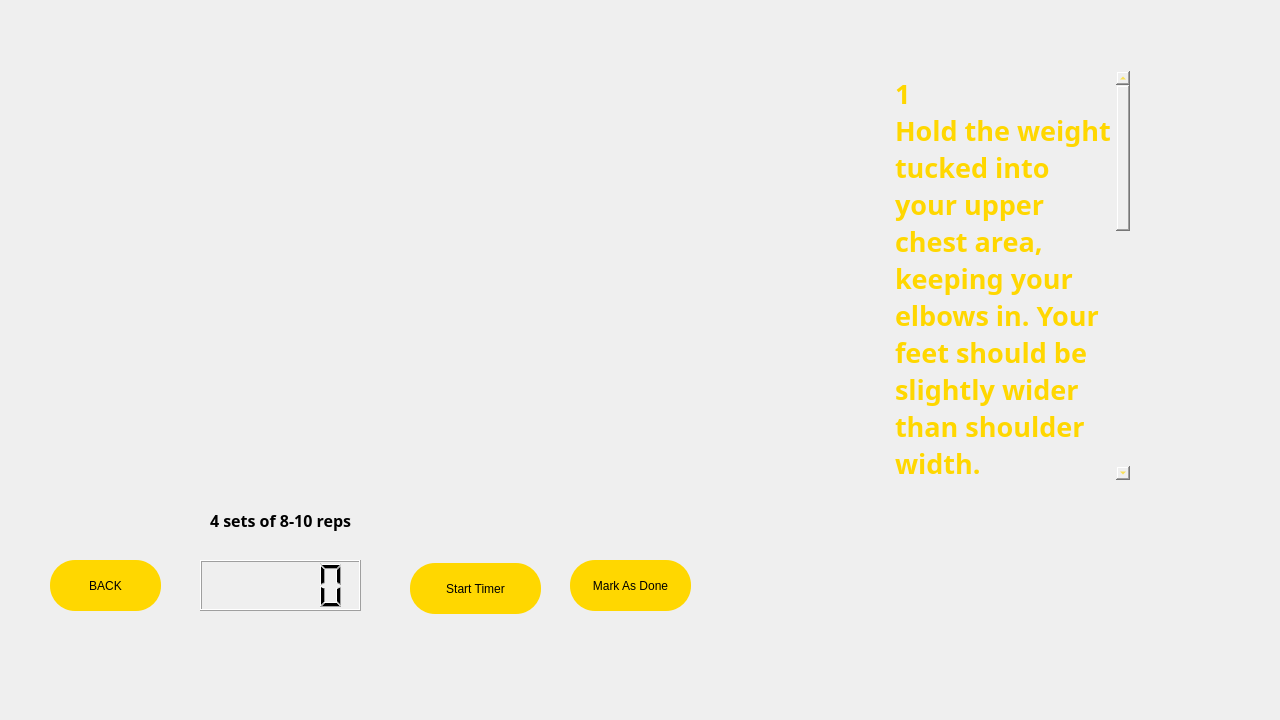
<?xml version="1.0" encoding="UTF-8"?>
<ui version="4.0">
 <class>legsinter</class>
 <widget class="QDialog" name="legsinter">
  <property name="geometry">
   <rect>
    <x>0</x>
    <y>0</y>
    <width>1280</width>
    <height>720</height>
   </rect>
  </property>
  <property name="windowTitle">
   <string>Dialog</string>
  </property>
  <property name="styleSheet">
   <string notr="true">#legsinter{border-image: url(:/images/abstract-textured-backgound.jpg);}</string>
  </property>
  <widget class="QLCDNumber" name="lcdNumber">
   <property name="geometry">
    <rect>
     <x>200</x>
     <y>560</y>
     <width>161</width>
     <height>51</height>
    </rect>
   </property>
  </widget>
  <widget class="QPushButton" name="pushButton">
   <property name="geometry">
    <rect>
     <x>50</x>
     <y>560</y>
     <width>111</width>
     <height>51</height>
    </rect>
   </property>
   <property name="styleSheet">
    <string notr="true">QPushButton#pushButton {
    
	background-color: rgb(255, 215, 0);
	color: rgb(0, 0, 0);
 border-radius :25px solid black;
	}

	QPushButton#pushButton:hover{
    background-color: rgb(0, 142, 213);
	}

QPushButton#pushButton:pressed{
    background-color: rgb(0, 26, 141);
	}</string>
   </property>
   <property name="text">
    <string>BACK</string>
   </property>
  </widget>
  <widget class="QWidget" name="disc" native="true">
   <property name="geometry">
    <rect>
     <x>850</x>
     <y>10</y>
     <width>321</width>
     <height>521</height>
    </rect>
   </property>
   <property name="styleSheet">
    <string notr="true">#disc{
	border-image: url(:/images/Untitled_design.png);
}</string>
   </property>
   <widget class="QPlainTextEdit" name="plainTextEdit">
    <property name="geometry">
     <rect>
      <x>40</x>
      <y>60</y>
      <width>241</width>
      <height>411</height>
     </rect>
    </property>
    <property name="font">
     <font>
      <family>Bahnschrift SemiBold Condensed</family>
      <pointsize>20</pointsize>
      <bold>true</bold>
     </font>
    </property>
    <property name="styleSheet">
     <string notr="true">background-color:transparent;
color:rgb(255,215,0);</string>
    </property>
    <property name="readOnly">
     <bool>true</bool>
    </property>
    <property name="plainText">
     <string>1
Hold the weight tucked into your upper chest area, keeping your elbows in. Your feet should be slightly wider than shoulder width.
2
Sink down into the squat, keeping your elbows inside the track of your knees.
3
Push through your heels while keeping your chest up and return to starting position.</string>
    </property>
   </widget>
  </widget>
  <widget class="QPushButton" name="startimerb">
   <property name="geometry">
    <rect>
     <x>410</x>
     <y>563</y>
     <width>131</width>
     <height>51</height>
    </rect>
   </property>
   <property name="styleSheet">
    <string notr="true">QPushButton#startimerb {
    
	background-color: rgb(255, 215, 0);
	color: rgb(0, 0, 0);
 border-radius :25px solid black;
	}

	QPushButton#startimerb:hover{
    background-color: rgb(0, 142, 213);
	}

QPushButton#startimerb:pressed{
    background-color: rgb(0, 26, 141);
	}</string>
   </property>
   <property name="text">
    <string>Start Timer</string>
   </property>
  </widget>
  <widget class="QPushButton" name="madb">
   <property name="geometry">
    <rect>
     <x>570</x>
     <y>560</y>
     <width>121</width>
     <height>51</height>
    </rect>
   </property>
   <property name="styleSheet">
    <string notr="true">QPushButton#madb {
    
	background-color: rgb(255, 215, 0);
	color: rgb(0, 0, 0);
 border-radius :25px solid black;
	}

	QPushButton#madb:hover{
    background-color: rgb(0, 142, 213);
	}

QPushButton#madb:pressed{
    background-color: rgb(0, 26, 141);
	}</string>
   </property>
   <property name="text">
    <string>Mark As Done</string>
   </property>
  </widget>
  <widget class="QWidget" name="widget" native="true">
   <property name="geometry">
    <rect>
     <x>200</x>
     <y>490</y>
     <width>161</width>
     <height>61</height>
    </rect>
   </property>
   <property name="styleSheet">
    <string notr="true">
	border-image: url(:/images/abstract-textured-backgound.jpg);
</string>
   </property>
   <widget class="QLabel" name="label">
    <property name="geometry">
     <rect>
      <x>10</x>
      <y>10</y>
      <width>141</width>
      <height>41</height>
     </rect>
    </property>
    <property name="font">
     <font>
      <family>Bahnschrift SemiBold</family>
      <pointsize>12</pointsize>
      <bold>true</bold>
     </font>
    </property>
    <property name="text">
     <string>4 sets of 8-10 reps</string>
    </property>
   </widget>
  </widget>
 </widget>
 <resources/>
 <connections/>
</ui>
